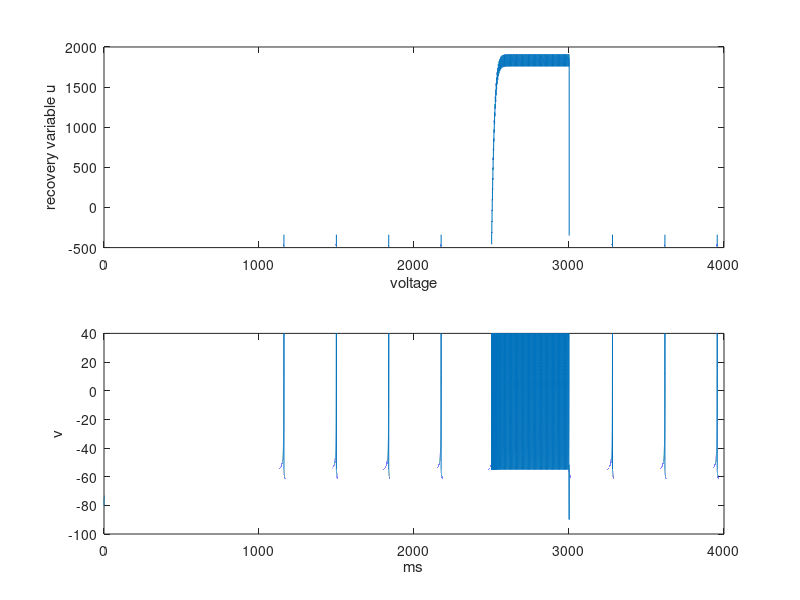

Source code (MATLAB):
%find tradjectories and nullclines
clear;clf;
global C k vr vt a b vpeak d;
C=50; k=1.0;
vr = -80; vt = -25;
a = 0.01; b = -20;
v_reset = -55;
d = 150;
vpeak = 40;
T = 4000; %ms
tau = 0.01; %ms
n = (T/tau);%timesteps


I_amp = 50.0;
v = (vr)*ones(1,n); 
u = zeros(1,n); % initial values

I = I_amp*C.*ones(1,n);
I_offset = 325.0;
 % pulse of input DC current

for i=1:n-1
    % forward Euler method
   if(tau*i<2500 || tau*i>3000)
       I(i) = 0;
   end
   if(I(i)<0)
       b = 450;
   else
       b = -20;
   end
    
    v(i+1)=v(i)+tau*(k*(v(i)-vr)*(v(i)-vt)-u(i)+I(i)+I_offset)/C;
    u(i+1)=u(i)+tau*a*(b*(v(i)-vr)-u(i));
    if v(i+1)>=vpeak % a spike is fired!
        disp('spike fired');
        v(i)=vpeak; % padding the spike amplitude
        v(i+1)=v_reset; % membrane voltage reset
        u(i+1)=u(i+1)+d; % recovery variable update
    end
    
    %circumvent hyperpolarization
    if(v(i+1)<-90 && I(i)>=0)
      u(i+1) = -350;
      v(i+1) = v_reset;
    end  
end

        
    


figure(1);
subplot(2,1,1);
% plot(v,u,'k');hold on;
plot(tau.*(1:n), u);
% axis([-90,vpeak,-200,100]);
xlabel('voltage');
ylabel('recovery variable u');

subplot(2,1,2);
plot(tau.*(1:n),v(1:n));hold on;
xlabel('ms');
ylabel('v');